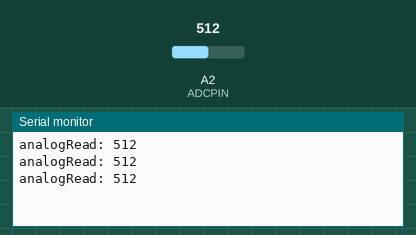
Recording of a sketch running on a simulated Arduino Uno, built with avr-gcc and run on an emulated ATmega328P. On the bench: the last lines printed to the serial monitor. Inputs (shaded band) come from the test bench; at power-on: A2 (ADCPIN) = 512.

Above: at 1.3 s.
1.4 s: A2 (ADCPIN) set to 716
At 1.9 s:
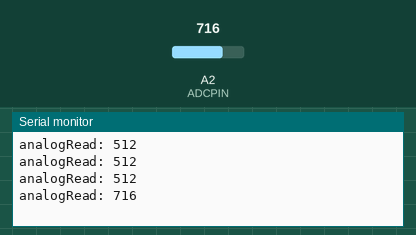
2.9 s: A2 (ADCPIN) set to 900
At 3.4 s:
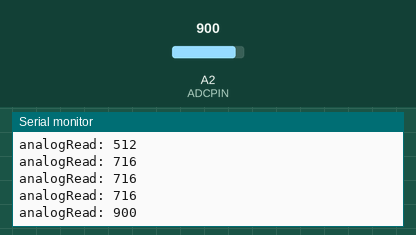
Timing chart, 0 to 5.9 s (numbered marks = the images above; inputs shaded):
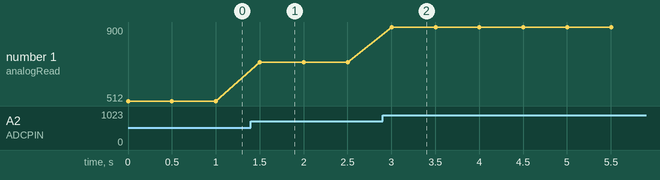

Measured:
- after the input at 1.4 s, the serial monitor: prints a new line after 0.10 s (image 1)
- after the input at 2.9 s, the serial monitor: prints a new line after 0.10 s (image 2)
- plotted number 1: 512 → 716 after the input at 1.4 s, 716 → 900 after the input at 2.9 s

The sketch:

analogIO.ino
```cpp
#define ADCPIN 2
// remember to check your dev board's pinout for
// which pins are ADC compatible

void setup() {
  // put your setup code here, to run once:
  // No need to set the pin mode since we're doing analog logic, but we will use
  // The serial port to print the values
  Serial.begin(115200);
  while (!Serial) delay(1);
}

void loop() {
  // put your main code here, to run repeatedly:
  Serial.print("analogRead: ");
  Serial.println(analogRead(ADCPIN));
  delay(500);
}
```
